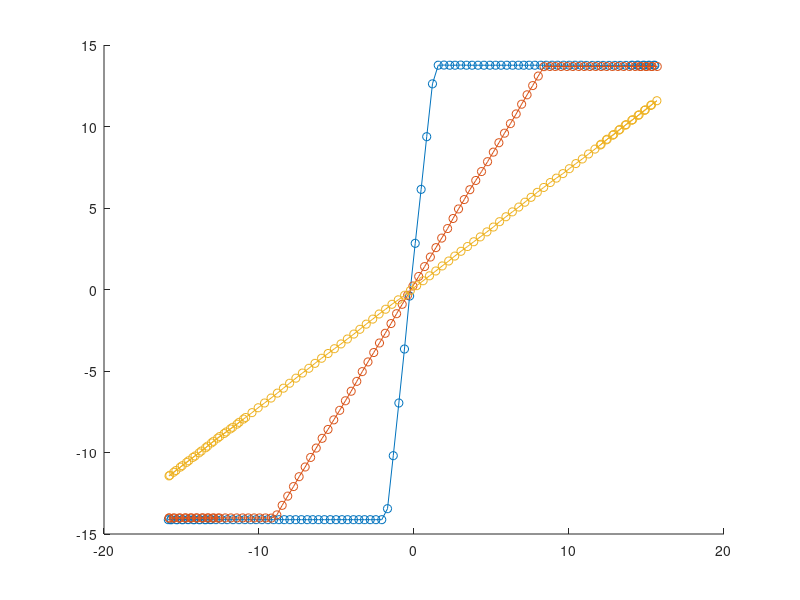

The MATLAB script that drew this image: (Note: this script raises an error after producing the figure.)
clear all;
close all;
D1=csvread('dcsweep_n_c1.csv');
D2=csvread('dcsweep_n_c2.csv');
D3=csvread('dcsweep_n_c3.csv');
D1=D1(:,2:3);
D2=D2(:,2:3);
D3=D3(:,2:3);
hold on
plot(D1(:,1),D1(:,2),'-o')
plot(D2(:,1),D2(:,2),'-o')
plot(D3(:,1),D3(:,2),'-o')
formataxes('', 'Tensi\''on de entrada (V)','Tensi\''on de salida (V)', ... % titulo y ejes
                    'Caso-1','Caso-2','Caso-3')% legends
hold off